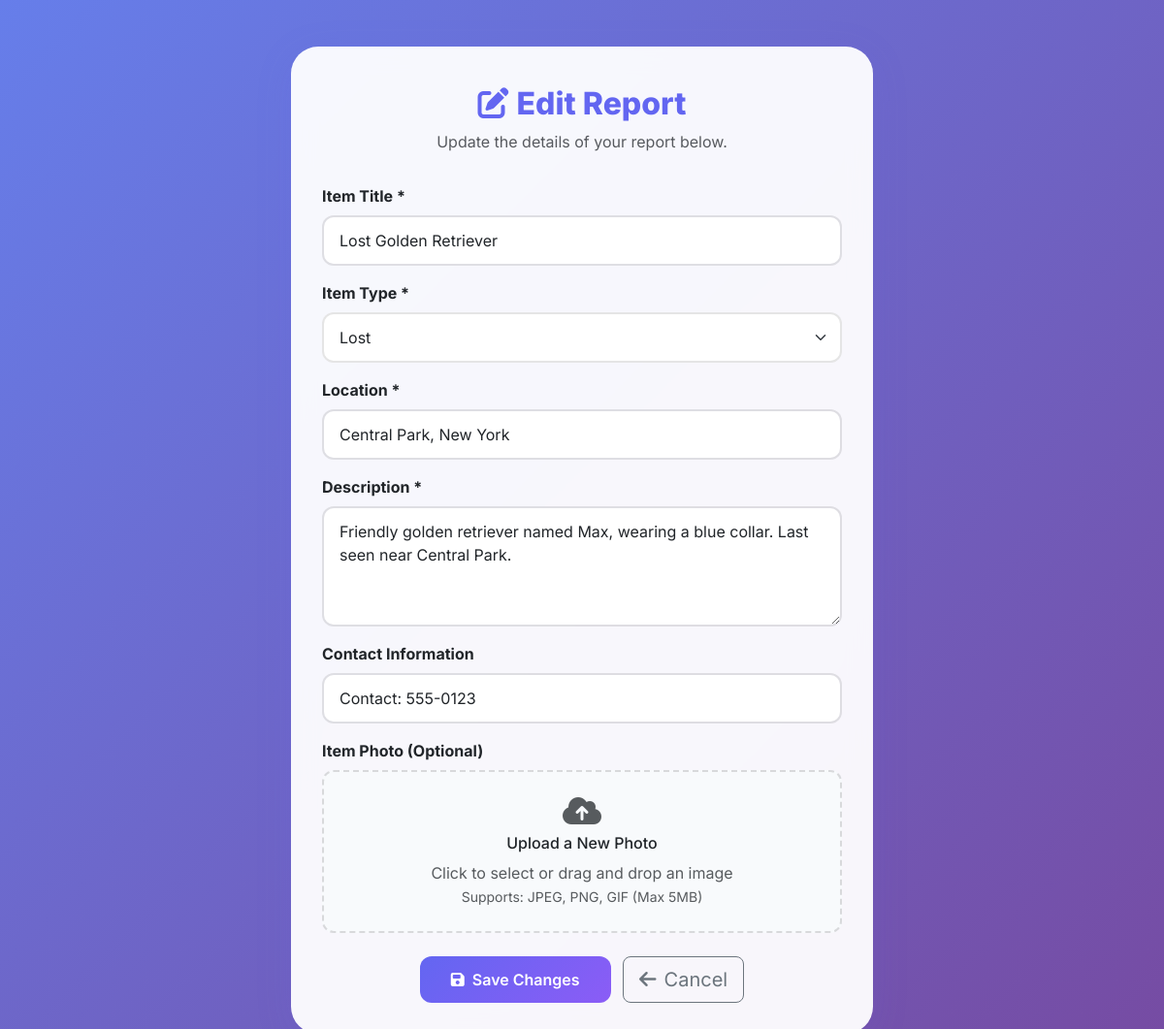
The page /edit_report.php?id=1 (signed in) on the database its author committed.
### tables this page shows
CREATE TABLE reports (
    id INT AUTO_INCREMENT PRIMARY KEY,
    title VARCHAR(255) NOT NULL,
    type ENUM('lost', 'found') NOT NULL,
    category ENUM('item', 'person', 'pet') NOT NULL DEFAULT 'item',
    description TEXT NOT NULL,
    location VARCHAR(255) NOT NULL,
    latitude DECIMAL(10, 8) DEFAULT NULL,
    longitude DECIMAL(11, 8) DEFAULT NULL,
    contact_info TEXT,
    photo VARCHAR(255) DEFAULT NULL,
    status ENUM('pending', 'returned') DEFAULT 'pending',
    reported_by INT,
    created_at TIMESTAMP DEFAULT CURRENT_TIMESTAMP,
    FOREIGN KEY (reported_by) REFERENCES users(id) ON DELETE SET NULL
);

### edit_report.php (the view, shortened to what this page needs)
<?php
require 'includes/db.php';
$id = intval($_GET['id']);
$stmt = $conn->prepare("SELECT * FROM reports WHERE id = ?");
$stmt->bind_param("i", $id);
$stmt->execute();
$result = $stmt->get_result();
$report = $result->fetch_assoc();
?>
<!DOCTYPE html>
<html lang="en">
<head>
    <link href="https://cdn.jsdelivr.net/npm/bootstrap@5.3.0/dist/css/bootstrap.min.css" rel="stylesheet">
    <link href="https://cdnjs.cloudflare.com/ajax/libs/font-awesome/6.4.0/css/all.min.css" rel="stylesheet">
</head>
<body>
    <div class="edit-report-card">
        <div class="edit-header">
            <h2><i class="fas fa-edit me-2"></i>Edit Report</h2>
            <p class="text-muted mb-0">Update the details of your report below.</p>
        </div>
        <form method="post" enctype="multipart/form-data">
            <div class="mb-3">
                <label for="title" class="form-label fw-bold">Item Title *</label>
                <input type="text" class="form-control" id="title" name="title" value="<?= htmlspecialchars($report['title']) ?>" required>
            </div>
            <div class="mb-3">
                <label class="form-label fw-bold">Item Type *</label>
                <select name="type" class="form-select" required>
                    <option value="lost" <?= $report['type'] === 'lost' ? 'selected' : '' ?>>Lost</option>
                </select>
            </div>
            <div class="mb-3">
                <label for="location" class="form-label fw-bold">Location *</label>
                <input type="text" class="form-control" id="location" name="location" value="<?= htmlspecialchars($report['location']) ?>" required>
            </div>
            <div class="mb-3">
                <label for="description" class="form-label fw-bold">Description *</label>
                <textarea class="form-control" id="description" name="description" rows="4" required><?= htmlspecialchars($report['description']) ?></textarea>
            </div>
            <div class="mb-3">
                <label for="contact_info" class="form-label fw-bold">Contact Information</label>
                <input type="text" class="form-control" id="contact_info" name="contact_info" value="<?= htmlspecialchars($report['contact_info']) ?>">
            </div>
            <div class="mb-4">
                <label class="form-label fw-bold">Item Photo (Optional)</label>
                <div class="file-upload" onclick="document.getElementById('photo').click()">
                    <i class="fas fa-cloud-upload-alt fa-2x text-muted mb-2"></i>
                    <h6>Upload a New Photo</h6>
                    <p class="text-muted mb-0">Click to select or drag and drop an image</p>
                    <small class="text-muted">Supports: JPEG, PNG, GIF (Max 5MB)</small>
                </div>
            </div>
            <div class="text-center">
                <button type="submit" class="btn btn-primary btn-lg">
                    <i class="fas fa-save me-2"></i>Save Changes
                </button>
                <a href="view.php?id=<?= $report['id'] ?>" class="btn btn-outline-secondary btn-lg ms-2">
                    <i class="fas fa-arrow-left me-2"></i>Cancel
                </a>
            </div>
        </form>
    </div>
</body>
</html>

### edit_report.php (style rules this page uses)
body { font-family: 'Inter', sans-serif; background: linear-gradient(135deg, #667eea 0%, #764ba2 100%); min-height: 100vh; }
.edit-report-card { background: rgba(255,255,255,0.95); backdrop-filter: blur(12px); border-radius: 28px; box-shadow: 0 8px 40px rgba(99,102,241,0.10); padding: 2.5rem 2rem 2rem 2rem; margin: 3rem auto 2rem auto; max-width: 600px; }
.edit-header { text-align: center; margin-bottom: 2rem; }
.edit-header h2 { font-weight: 800; font-size: 2rem; color: #6366f1; margin-bottom: 0.5rem; }
.form-control, .form-select { border-radius: 12px; border: 2px solid rgba(0, 0, 0, 0.1); padding: 0.75rem 1rem; font-size: 1rem; transition: all 0.3s ease; }
.btn-primary { background: linear-gradient(135deg, #6366f1, #8b5cf6); border: none; border-radius: 12px; padding: 0.75rem 2rem; font-weight: 600; font-size: 1rem; transition: all 0.3s ease; }
.file-upload { border: 2px dashed rgba(0, 0, 0, 0.13); border-radius: 12px; padding: 1.5rem; text-align: center; transition: all 0.3s ease; cursor: pointer; background: #f8fafc; }

### rows shown on the page
reports: title "Lost Golden Retriever", type "Lost", location "Central Park, New York", description "Friendly golden retriever named Max, wearing a blue collar. Last seen near Central Park.", contact_info "Contact: 555-0123"
